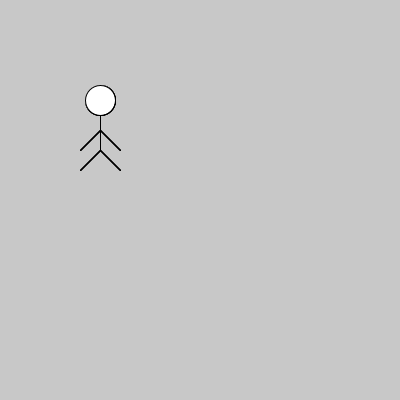
Frame 1 (no input)
Frame 60 (the mouse pressed at the canvas centre just before this capture): identical to frame 1, image omitted
Frame 120 (the mouse held since frame 60 and released just before this capture): identical to frame 1, image omitted

The Processing sketch that drew this single still picture (run headless with seeded random() and noise(); from frame 60 on, the mouse is pressed at the canvas centre):

// Processing sketch: dibujar_persona
// ── dibujar_persona.pde
void setup() {
  size(400, 400);
}

void draw(){
  background(200);
  dibujarPersona();
  dibujarPersona();
  dibujarPersona();
  dibujarPersona();
  dibujarPersona();
}

// ── funciones.pde
void dibujarPersona() {
  line(100, 100, 100, 150); //Cuerpo
  ellipse(100, 100, 30, 30); //Cabeza
  line(100, 150, 120, 170); //Pierna Izq
  line(100, 150, 80, 170); //Pierna Der
  line(100, 130, 120, 150); //Mano Izq
  line(100, 130, 80, 150); //Mano Der
}
